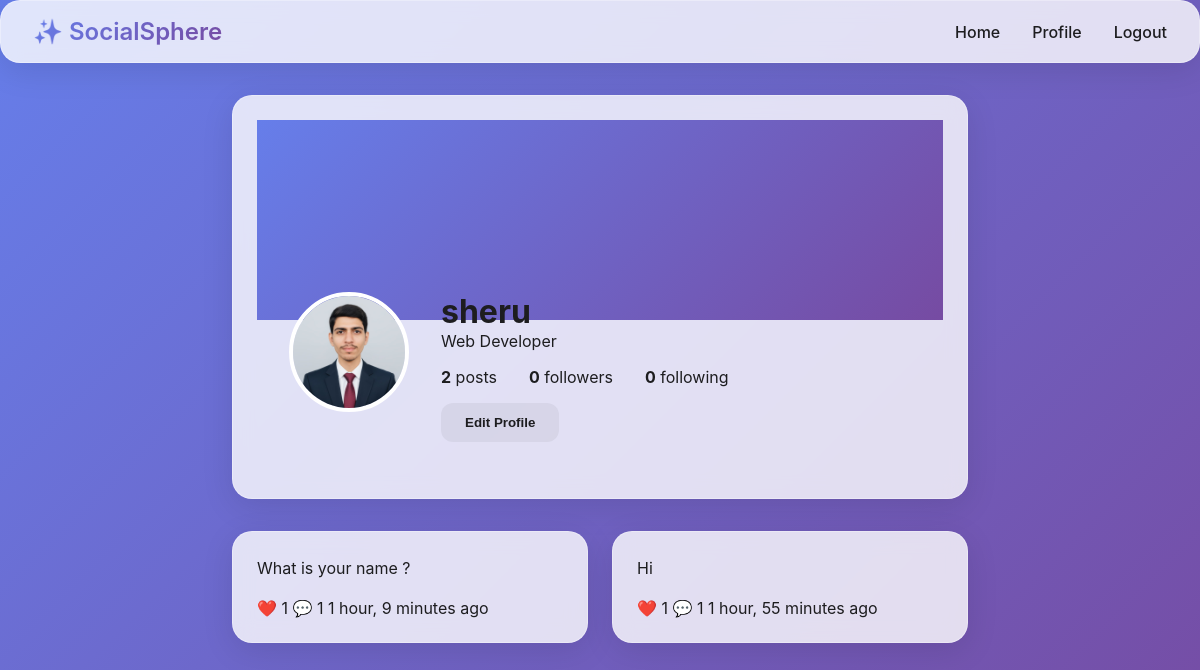
/profile/sheru/ (signed in), run on the app's committed database.
### core/models.py (models this page shows, shortened)
class User(AbstractUser):
    bio = models.TextField(max_length=500, blank=True)
    profile_picture = models.ImageField(upload_to='profile_pics/', null=True, blank=True)
    followers = models.ManyToManyField(
        'self',
        symmetrical=False,
        related_name='following',
        blank=True
    )
    created_at = models.DateTimeField(auto_now_add=True)
    updated_at = models.DateTimeField(auto_now=True)
    class Meta:
        ordering = ['-date_joined']
    @property
    def follower_count(self):
        return self.followers.count()
    @property
    def following_count(self):
        return self.following.count()
    @property
    def posts_count(self):
        return self.posts.count()

class Post(models.Model):
    user = models.ForeignKey(
        settings.AUTH_USER_MODEL,
        on_delete=models.CASCADE,
        related_name='posts'
    )
    content = models.TextField(max_length=500)
    likes = models.ManyToManyField(
        settings.AUTH_USER_MODEL,
        related_name='liked_posts',
        blank=True
    )
    created_at = models.DateTimeField(auto_now_add=True)
    updated_at = models.DateTimeField(auto_now=True)
    class Meta:
        ordering = ['-created_at']
    @property
    def like_count(self):
        return self.likes.count()
    @property
    def comment_count(self):
        return self.comments.count()

### core/views.py (the view)
# urls.py: path('profile/<str:username>/', views.profile_view, name='profile'),
@login_required
def profile_view(request, username):
    profile_user = get_object_or_404(User, username=username)
    posts = profile_user.posts.all()
    is_following = request.user.is_authenticated and request.user.followers.filter(id=profile_user.id).exists()
    if request.method == 'POST':
        form = UserProfileForm(request.POST, request.FILES, instance=request.user)
        if form.is_valid():
            form.save()
            return redirect('profile', username=request.user.username)
    else:
        form = UserProfileForm(instance=request.user) if request.user == profile_user else None
    context = {
        'profile_user': profile_user,
        'posts': posts,
        'is_following': is_following,
        'form': form,
        'is_owner': request.user == profile_user
    }
    return render(request, 'profile.html', context)

### templates/profile.html (shortened to what this page needs)
{% extends 'base.html' %}
{% load static %}
{% block content %}
<div class="profile-container">
    <div class="profile-header glass-card">
        <div class="profile-cover"></div>
        <div class="profile-info">
            <div class="profile-avatar">
                <img src="{% if profile_user.profile_picture %}{{ profile_user.profile_picture.url }}{% else %}https://via.placeholder.com/120{% endif %}"
                     alt="{{ profile_user.username }}">
            </div>
            <div class="profile-details">
                <h1>{{ profile_user.username }}</h1>
                <p class="bio">{{ profile_user.bio|default:"No bio yet." }}</p>
                <div class="profile-stats">
                    <span><strong>{{ profile_user.posts_count }}</strong> posts</span>
                    <span><strong class="follower-count">{{ profile_user.follower_count }}</strong> followers</span>
                    <span><strong>{{ profile_user.following_count }}</strong> following</span>
                </div>
                {% if user.is_authenticated %}
                    {% if is_owner %}
                        <button class="btn-secondary" id="edit-profile-btn">Edit Profile</button>
                    {% else %}
                        <button class="btn-primary follow-btn {% if is_following %}following{% endif %}"
                                data-user-id="{{ profile_user.id }}">
                            {% if is_following %}Following{% else %}Follow{% endif %}
                        </button>
                    {% endif %}
                {% endif %}
            </div>
        </div>
    </div>
    <div class="posts-grid">
        {% for post in posts %}
            <div class="post-card glass-card">
                <div class="post-content">
                    <p>{{ post.content }}</p>
                </div>
                <div class="post-meta">
                    <span>❤️ {{ post.like_count }}</span>
                    <span>💬 {{ post.comment_count }}</span>
                    <span>{{ post.created_at|timesince }} ago</span>
                </div>
            </div>
        {% empty %}
            <div class="empty-state glass-card">
                <p>No posts yet.</p>
            </div>
        {% endfor %}
    </div>
</div>
{% endblock %}

### templates/base.html (shortened to what this page needs)
<!DOCTYPE html>
<html lang="en">
<head>
    {% load static %}
    <link rel="stylesheet" href="{% static 'css/style.css' %}">
</head>
<body>
    <nav class="glass-nav">
        <div class="nav-container">
            <div class="nav-brand">
                <a href="{% url 'index' %}">✨ SocialSphere</a>
            </div>
            <div class="nav-links">
                {% if user.is_authenticated %}
                    <a href="{% url 'index' %}" class="nav-link">Home</a>
                    <a href="{% url 'profile' user.username %}" class="nav-link">Profile</a>
                    <a href="{% url 'logout' %}" class="nav-link">Logout</a>
                {% else %}
                    <a href="{% url 'login' %}" class="nav-link">Login</a>
                    <a href="{% url 'signup' %}" class="nav-link">Sign Up</a>
                {% endif %}
            </div>
        </div>
    </nav>
    <main class="main-content">
        {% block content %}{% endblock %}
    </main>
</body>
</html>

### static/css/style.css (style rules this page uses)
:root { --primary-color: #007aff; --primary-dark: #0051d5; --background: #f5f5f7; --text-primary: #1d1d1f; --text-secondary: #86868b; --card-bg: rgba(255, 255, 255, 0.8); --glass-border: rgba(255, 255, 255, 0.3); }
* { margin: 0; padding: 0; box-sizing: border-box; }
body { font-family: -apple-system, BlinkMacSystemFont, 'Segoe UI', Roboto, Helvetica, Arial, sans-serif; background: linear-gradient(135deg, #667eea 0%, #764ba2 100%); color: var(--text-primary); min-height: 100vh; }
.glass-nav, .glass-card, .auth-card { background: var(--card-bg); backdrop-filter: blur(10px); border: 1px solid var(--glass-border); border-radius: 20px; box-shadow: 0 8px 32px rgba(0, 0, 0, 0.1); }
.glass-nav { position: sticky; top: 0; z-index: 1000; padding: 1rem 2rem; margin-bottom: 2rem; }
.nav-container { max-width: 1200px; margin: 0 auto; display: flex; justify-content: space-between; align-items: center; }
.nav-brand a { font-size: 1.5rem; font-weight: 600; text-decoration: none; color: var(--text-primary); background: linear-gradient(135deg, #667eea 0%, #764ba2 100%); -webkit-background-clip: text; -webkit-text-fill-color: transparent; }
.nav-links { display: flex; gap: 2rem; }
.nav-link { text-decoration: none; color: var(--text-primary); font-weight: 500; transition: color 0.3s; }
.main-content { max-width: 800px; margin: 0 auto; padding: 0 1rem 2rem; }
.glass-card { padding: 1.5rem; margin-bottom: 1.5rem; transition: transform 0.3s, box-shadow 0.3s; }
.btn-primary, .btn-secondary, .btn-small { padding: 0.75rem 1.5rem; border: none; border-radius: 12px; font-weight: 600; cursor: pointer; transition: all 0.3s; }
.btn-secondary { background: rgba(0, 0, 0, 0.05); color: var(--text-primary); }
.post-content { margin-bottom: 1rem; line-height: 1.6; }
.profile-container { max-width: 1000px; margin: 0 auto; padding: 0 1rem; }
.profile-header { position: relative; margin-bottom: 2rem; overflow: hidden; }
.profile-cover { height: 200px; background: linear-gradient(135deg, #667eea 0%, #764ba2 100%); }
.profile-info { display: flex; padding: 2rem; gap: 2rem; position: relative; margin-top: -60px; }
.profile-avatar img { width: 120px; height: 120px; border-radius: 50%; border: 4px solid white; object-fit: cover; }
.profile-details { flex: 1; }
.profile-stats { display: flex; gap: 2rem; margin: 1rem 0; }
.posts-grid { display: grid; grid-template-columns: repeat(auto-fill, minmax(300px, 1fr)); gap: 1.5rem; }

### data on the page
User: profile_picture (picture), username "sheru", bio "Web Developer", posts_count "2", follower_count "0", following_count "0"
Post: content "What is your name ?", like_count "1", comment_count "1", created_at "1 hour, 9 minutes"
Post: content "Hi", like_count "1", comment_count "1", created_at "1 hour, 55 minutes"
